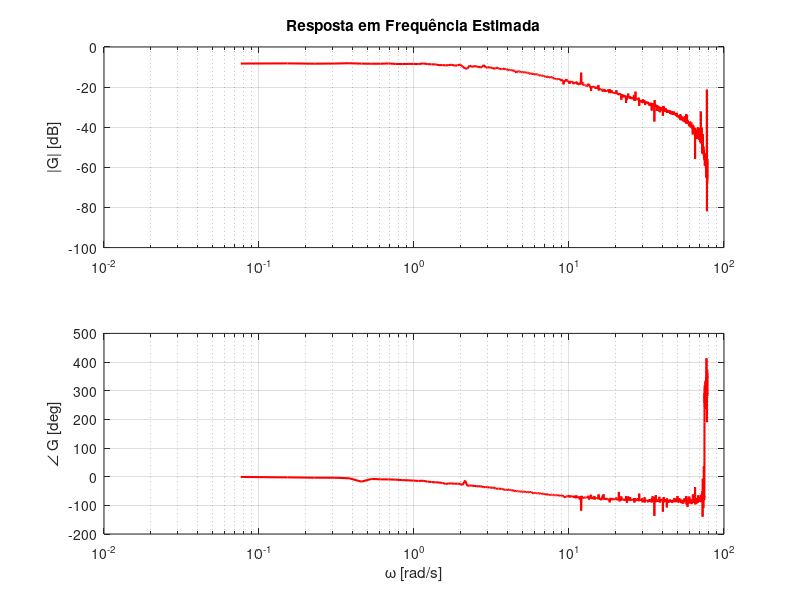
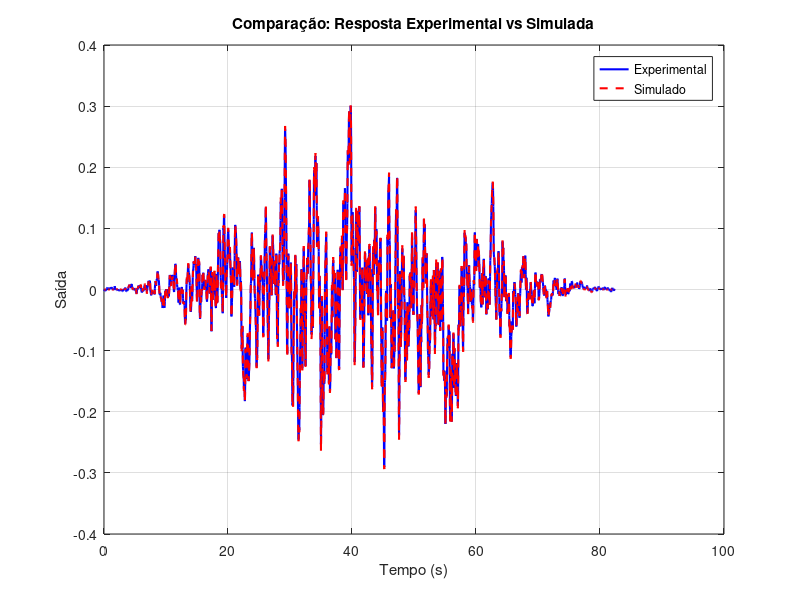

Source code (MATLAB) for these figures, in order:
clc 
clear 
close all

% Carregar variáveis
load exp1.mat;

N = length(time);             % Número de amostras
Ts = time(2) - time(1);       % Tempo de amostragem
w = 2*pi*(0:(N -1)) / (N*Ts); % frequência angular

% Calculando FFTs (normalizadas)
Y1 = fft(y) / N;
U1 = fft(u) / N;

% Função de transferência estimada
H1 = Y1 ./ U1;

% Restringe ao intervalo de Nyquist (metade do espectro)
nyq_idx = floor(N/2) + 1;
w_nyq = w(1:nyq_idx);
H1_nyq = H1(1:nyq_idx);

% Diagrama de Bode (apenas estimado)
figure
subplot(2,1,1)
semilogx(w_nyq, 20*log10(abs(H1_nyq)), 'r', 'LineWidth', 1.5)
ylabel('|G| [dB]')
title('Resposta em Frequência Estimada')
grid on

subplot(2,1,2)
semilogx(w_nyq, rad2deg(unwrap(angle(H1_nyq))), 'r', 'LineWidth', 1.5)
ylabel('\angle G [deg]')
xlabel('\omega [rad/s]')
grid on

% 1. Calcular ganho DC (K)
K = abs(H1(1));  % Magnitude na frequência zero

% 2. Encontrar frequência de canto (a)
%    Onde a magnitude é -3dB em relação ao DC
mag_dB = 20*log10(abs(H1));
idx_3dB = find(mag_dB <= mag_dB(1) - 3, 1);
a = w(idx_3dB);  % w = vetor de frequências

% Função de transferência
G_sys = tf(K*a, [1 a]);

y_sim = lsim(G_sys, u, time);

%Plotar respostas comparativas

figure
plot(time, y, 'b', 'LineWidth', 1.5)
hold on
plot(time, y_sim, 'r--', 'LineWidth', 1.5)
grid on
title('Comparação: Resposta Experimental vs Simulada')
xlabel('Tempo (s)')
ylabel('Saída')
legend('Experimental', 'Simulado', 'Location', 'best')

% As respostas convergem para o mesmo valor final.
